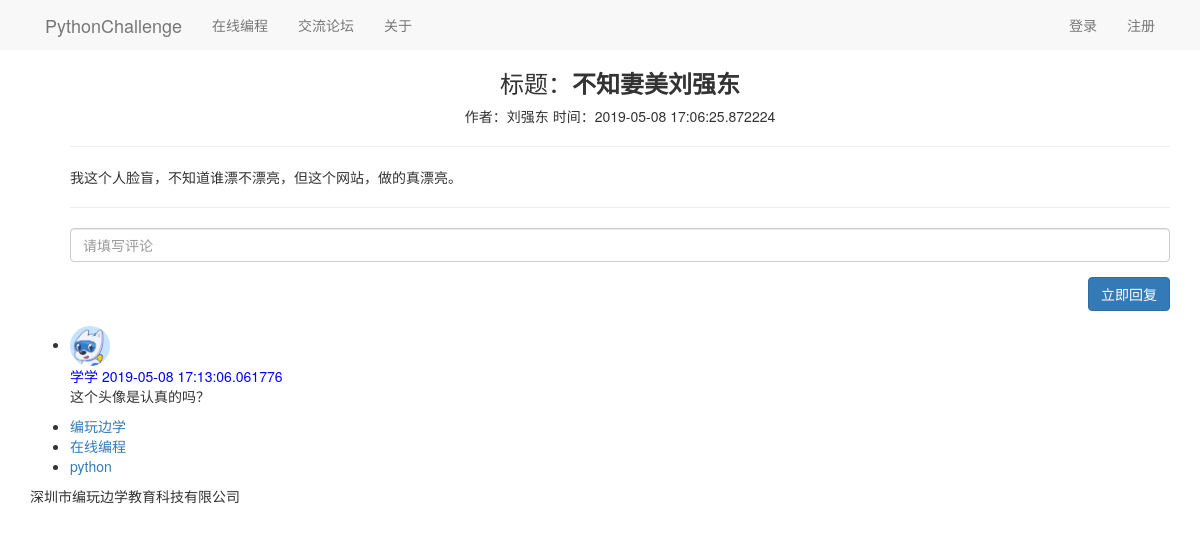
/detail/3, run on the app's committed database.
### main.py (models this page shows)
class Post(db.Model):
    __tablename__ = 'posts'
    id = db.Column(db.Integer, primary_key=True, autoincrement=True)
    title = db.Column(db.String(100), nullable=False)
    content = db.Column(db.Text, nullable=False)
    create_time = db.Column(db.DateTime, default=datetime.now)
    author_id = db.Column(db.Integer, db.ForeignKey('users.id'))
    author = db.relationship('User', backref=db.backref('posts'))

class User(db.Model):
    __tablename__ = 'users'
    id = db.Column(db.Integer, primary_key=True)
    username = db.Column(db.String(16), nullable=False, unique=True)
    password = db.Column(db.String(100), nullable=False)
    email = db.Column(db.String(64), nullable=True)
    address = db.Column(db.String(50), nullable=True)
    info = db.Column(db.String(100), nullable=True)
    stage = db.Column(db.Integer, default='0')
    real_avatar = db.Column(db.String(100), default='/static/avatar/code.png')

class Comment(db.Model):
    __tablename__ = 'comments'
    id = db.Column(db.Integer, primary_key=True, autoincrement=True)
    content = db.Column(db.Text, nullable=False)
    create_time = db.Column(db.DateTime, default=datetime.now)
    post_id = db.Column(db.Integer, db.ForeignKey('posts.id'))
    author_id = db.Column(db.Integer, db.ForeignKey('users.id'))
    post = db.relationship('Post', backref=db.backref('comments'))
    author = db.relationship('User', backref=db.backref('comments'))

### main.py (the view)
@app.route('/detail/<post_id>')
def detail(post_id):
    post = Post.query.filter(Post.id == post_id).first()
    return render_template('detail.html', post=post)

### main.py (called while the page is built)
@app.context_processor
def my_context_processor():
    user_id = session.get('user_id')
    if user_id:
        user = User.query.filter(User.id == user_id).first()
        if user:
            return {'um': user}
    return {}

### templates/detail.html (shortened to what this page needs)
{% extends 'base.html' %}
{% block content %}
    <div class="container">
        <ul class="posts">
            <h3 class="page-title" align="center">标题：<strong>{{ post.title }}</strong></h3>
            <p align="center">
                <span>作者：{{ post.author.username }}</span>
                <span>时间：{{ post.create_time }}</span>
            </p>
            <hr>
            <p class="post-content">{{ post.content }}</p>
            <hr>
            <form action="{{ url_for('comment') }}" method="post">
                <div class="form-group">
                    <input name="comment_content" type="text" class="form-control" placeholder="请填写评论">
                </div>
                <div class="form-group" style="text-align: right;">
                    <button class="btn btn-primary">立即回复</button>
                </div>
            </form>
        </ul>
        <ul class="comments">
            {% for comment in post.comments %}
                <li class="comment">
                    <div class="comment-thumbnail">
                        <img style="width:40px;height:40px;border-radius:20px;"
                             src="{{ url_for('static',filename='code.png') }}" alt="" class="avatar">
                    </div>
                    <div class="comment-content">
                        <span style="color:blue">{{ comment.author.username }}</span>
                        <span style="color:blue">{{ comment.create_time }}</span>
                        <div class="comment-body">{{ comment.content }}</div>
                    </div>
                </li>
            {% endfor %}
        </ul>
    </div>
{% endblock %}

### data on the page
Post: title "不知妻美刘强东", create_time "2019-05-08 17:06:25.872224", content "我这个人脸盲，不知道谁漂不漂亮，但这个网站，做的真漂亮。"
User: author.username "刘强东"
Comment: author.username "学学", create_time "2019-05-08 17:13:06.061776", content "这个头像是认真的吗？"
